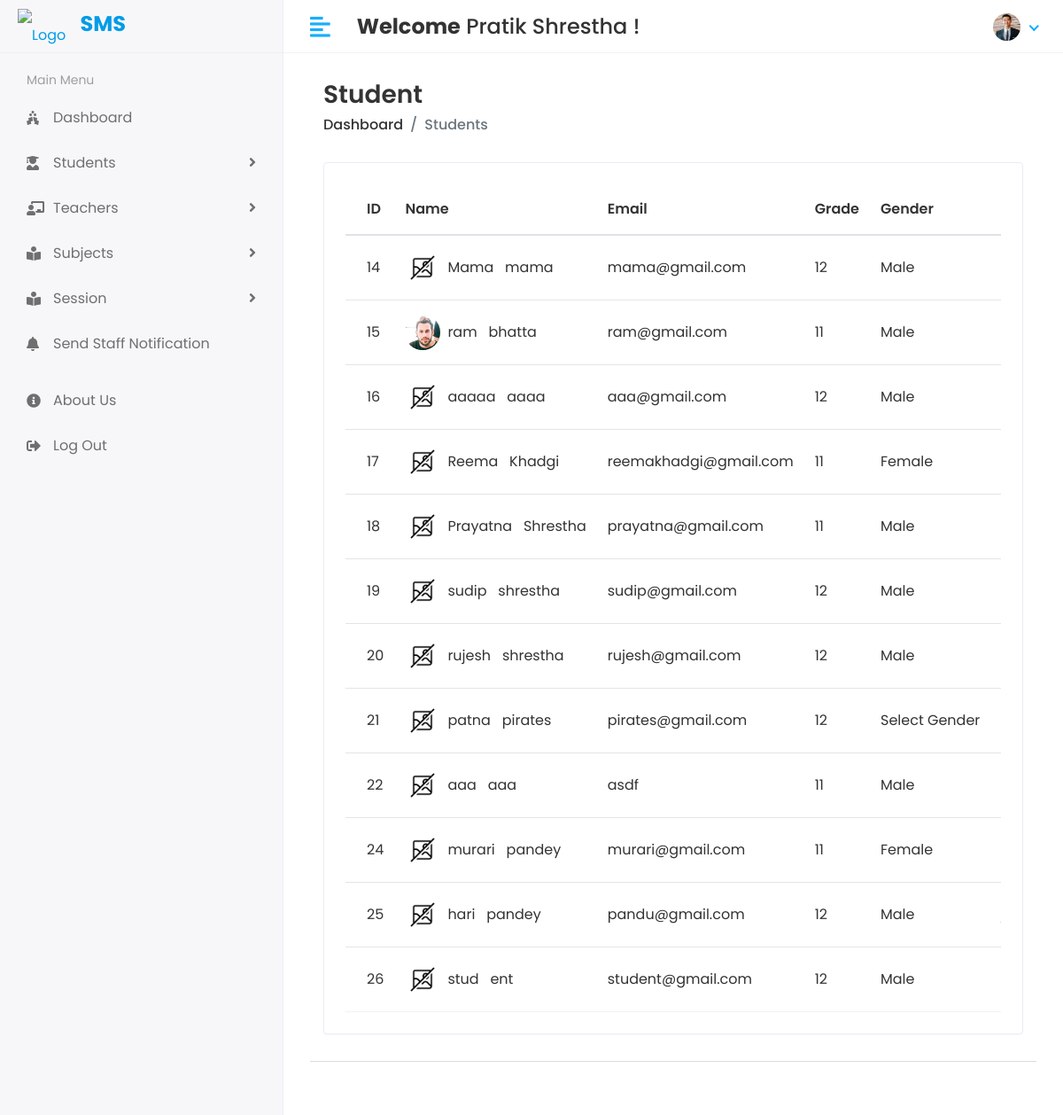
The app's page /Hod/Student/View (signed in) with its own data.
### sms/models.py (models this page shows, shortened)
class CustomUser(AbstractUser):
    USER_CHOICES = (
        (1, 'HOD'),
        (2, 'STAFF'),
        (3, 'STUDENT'),
    )
    user_type = models.CharField(choices=USER_CHOICES, max_length=50, default=1)
    profile_pic = models.ImageField(upload_to='media/profile_pic')

class Student(models.Model):
    admin =models.OneToOneField(CustomUser,on_delete=models.CASCADE)
    address=models.TextField()
    gender=models.CharField(max_length=100)
    course_id = models.ForeignKey(Course,on_delete=models.DO_NOTHING,default=1)
    session_year_id=models.ForeignKey(Session_Year,on_delete=models.DO_NOTHING)
    created_at=models.DateTimeField(auto_now_add=True)
    updated_at=models.DateTimeField(auto_now=True)

class Course(models.Model):
    name = models.CharField(max_length=100)
    created_at = models.DateTimeField(auto_now_add=True)
    updated_at = models.DateTimeField(auto_now=True)

### student_management_system/Hod_Views.py (the view)
# urls.py: path('Hod/Student/View',Hod_Views.VIEW_STUDENT,name='view_student'),
@login_required(login_url='/')
def VIEW_STUDENT(request):
    student= Student.objects.all()
    context={
        'student': student,
    }
    return render(request,'Hod/view_student.html',context)

### templates/Hod/view_student.html (shortened to what this page needs)
{% extends 'base.html' %}
{% load static %}
{% block content %}
<div class="content container-fluid">
    <div class="page-header">
       <div class="row align-items-center">
          <div class="col">
             <h3 class="page-title">Student</h3>
             <ul class="breadcrumb">
                <li class="breadcrumb-item"><a href="index.html">Dashboard</a></li>
                <li class="breadcrumb-item active">Students</li>
             </ul>
          </div>
       </div>
    </div>
    <div class="row">
       <div class="col-sm-12">
          <div class="card card-table">
             <div class="card-body">
                <div class="table-responsive">
                   <table class="table table-hover table-center mb-0 ">
                      <thead>
                         <tr>
                            <th>ID</th>
                            <th>Name</th>
                            <th>Email</th>
                            <th>Grade</th>
                            <th>Gender</th>
                            <th>Address</th>
                         </tr>
                      </thead>
                      <tbody>
                        {% for i in student %}
                        <tr>
                            <td>{{i.id}}</td>
                            <td>
                               <h2 class="table-avatar">
                                {% if i.admin.profile_pic %}
                                    <a  class="avatar avatar-sm mr-2"><img class="avatar-img rounded-circle" src="/{{i.admin.profile_pic}}" alt="User Image"></a>
                                {% else %}
                                    <a  class="avatar avatar-sm mr-2"><img class="avatar-img rounded-circle" src="{% static 'assets/img/NoImg.png'%}" alt="No Image"></a>
                                {% endif %}
                                {{i.admin.first_name}} &nbsp; {{i.admin.last_name}}</a>
                               </h2>
                            </td>
                            <td>{{i.admin.email}}</td>
                            <td>{{i.course_id.name}}</td>
                            <td>{{i.gender}}</td>
                            <td>{{i.address}}</td>
                         </tr>
                         {% endfor %}
                      </tbody>
                   </table>
                </div>
             </div>
          </div>
       </div>
    </div>
 </div>
{% endblock %}

### templates/includes/header.html (shortened to what this page needs)
{% load static %}
<div class="header">
    <div class="header-left">
        <a class="logo">
            <span style="display: inline-block;">
                <img src="{% static 'assets/img/college.jpg' %}" alt="Logo" style="vertical-align: middle; " >
                <h4 style="display: inline-block; margin-left: 12px;"><strong>SMS</strong></h4>
            </span>
        </a>
    </div>
    <a href="javascript:void(0);" id="toggle_btn">
    <i class="fas fa-align-left"></i>
    </a>
    <div class="top-nav-search mt-3">
        <h4><strong>Welcome</strong>&nbsp;<span>{{user.first_name}} {{user.last_name}}</span>&nbsp;!</h4>
    </div>
    <ul class="nav user-menu">
        <li class="nav-item dropdown has-arrow">
            <a href="#" class="dropdown-toggle nav-link" data-toggle="dropdown">
            {% if user.profile_pic == "" %}
                <span class="user-img"><img class="rounded-circle" src="{% static 'assets/img/NoImg.png'%}" width="31" alt="Admin Madhav"></span>
            {% else %}
                <span class="user-img"><img class="rounded-circle" src="/{{user.profile_pic}}" width="31" alt="Admin Madhav"></span>
            {% endif %}
            </a>
        </li>
    </ul>
</div>

### static/assets/css/style.css (style rules this page uses)
html { height: 100%; }
body { background-color: #fff; color: #333; font-family: 'Poppins', sans-serif; font-size: 1rem; height: 100%; line-height: 1.5; overflow-x: hidden; }
h1, h2, h3, h4, h5, h6 { font-family: 'Poppins', sans-serif; margin-top: 0; }
a { color: #009ce7; }
input, button, a { transition: all 0.4s ease; -moz-transition: all 0.4s ease; -o-transition: all 0.4s ease; -ms-transition: all 0.4s ease; -webkit-transition: all 0.4s ease; }
ul, ol { padding: 0px; list-style: none; }
.table { color: #333; max-width: 100%; margin-bottom: 0; width: 100%; }
table.table td h2 { display: inline-block; font-size: inherit; font-weight: 400; margin: 0; padding: 0; vertical-align: middle; }
table.table td h2.table-avatar { align-items: center; display: inline-flex; font-size: inherit; font-weight: 400; margin: 0; padding: 0; vertical-align: middle; white-space: nowrap; }
table.table td h2 a { color: #333; }
.table thead tr th { font-weight: 600; }
.table tbody tr { border-bottom: 1px solid rgba(0, 0, 0, 0.05); }
.table.table-center td, .table.table-center th { vertical-align: middle; }
.card-table .card-body .table > thead > tr > th { border-top: 0; }
.card-table .card-body .table tr td:first-child, .card-table .card-body .table tr th:first-child { padding-left: 1.5rem; }
.card-table .table td, .card-table .table th { border-top: 1px solid #e2e5e8; padding: 1rem 0.75rem; white-space: nowrap; }
.card { border: 1px solid #ececf5; box-shadow: 0 1px 3px 0 rgba(0, 0, 0, 0.03); margin-bottom: 1.875rem; }
.card-body { padding: 1.5rem; }
.avatar { position: relative; display: inline-block; width: 3rem; height: 3rem }
.avatar > img { width: 100%; height: 100%; -o-object-fit: cover; object-fit: cover; }
.avatar-sm { width: 2.5rem; height: 2.5rem; }
.header { background-color: #fff; border-bottom: 1px solid #f3f3f4; left: 0; position: fixed; right: 0; top: 0; z-index: 1001; height: 60px; }
.header .header-left { float: left; height: 60px; padding: 0 20px; position: relative; width: 320px; z-index: 1; transition: all 0.2s ease-in-out; background-color: #f7f7fa; border-bottom: 1px solid #efefef; border-right: 1px solid #ececf5; display: flex; align-items: center; }
.header .header-left .logo { display: inline-block; line-height: 60px; }
.header .header-left .logo img { max-height: 40px; width: auto; }
.header .dropdown-toggle:after { display: none; }
.header .has-arrow .dropdown-toggle:after { border-top: 0; border-left: 0; border-bottom: 2px solid #18aefa; border-right: 2px solid #18aefa; content: ''; height: 8px; display: inline-block; pointer-events: none; -webkit-transform-origin: 66% 66%; -ms-transform-origin: 66% 66%; transform-origin: 66% 66%; -webkit-transform: rotate(45deg); -ms-transform: rotate(45deg); transform: rotate(45deg); -webkit-transition: all 0.15s ease-in-out; transition: all 0.15s ease-in-out; width: 8px; vertical-align: 0px; }
.user-menu { float: right; margin: 0; position: relative; z-index: 99; padding-right: 15px; }
.user-menu.nav > li > a { color: #a0a0a0; font-size: 14px; line-height: 58px; padding: 0 15px; height: 60px; }
.user-img { margin-right: 3px; position: relative; }
.top-nav-search { float: left; margin-left: 15px; }
.page-header { margin-bottom: 1.875rem; }
.page-header .breadcrumb { background-color: transparent; color: #6c757d; font-size: 1rem; font-weight: 500; margin-bottom: 0; padding: 0; }
.page-header .breadcrumb a { color: #333; }
.page-title { font-size: 28px; font-weight: 600; color: #333; margin-bottom: 5px; }
@media (min-width: 992px) { #toggle_btn { align-items: center; color: #18aefa; display: inline-flex; float: left; font-size: 26px; height: 60px; justify-content: center; margin-left: 15px; padding: 0 15px; } }

### records on screen
CustomUser: first_name "Pratik", last_name "Shrestha", profile_pic (picture)
Student: id "14", admin.first_name "Mama", admin.last_name "mama", admin.email "mama@gmail.com", course_id.name "12", gender "Male"
Student: id "15", admin.profile_pic (picture), admin.first_name "ram", admin.last_name "bhatta", admin.email "ram@gmail.com", course_id.name "11", gender "Male"
Student: id "16", admin.first_name "aaaaa", admin.last_name "aaaa", admin.email "aaa@gmail.com", course_id.name "12", gender "Male"
Student: id "17", admin.first_name "Reema", admin.last_name "Khadgi", admin.email "reemakhadgi@gmail.com", course_id.name "11", gender "Female"
Student: id "18", admin.first_name "Prayatna", admin.last_name "Shrestha", admin.email "prayatna@gmail.com", course_id.name "11", gender "Male"
Student: id "19", admin.first_name "sudip", admin.last_name "shrestha", admin.email "sudip@gmail.com", course_id.name "12", gender "Male"
Student: id "20", admin.first_name "rujesh", admin.last_name "shrestha", admin.email "rujesh@gmail.com", course_id.name "12", gender "Male"
Student: id "21", admin.first_name "patna", admin.last_name "pirates", admin.email "pirates@gmail.com", course_id.name "12", gender "Select Gender"
Student: id "22", admin.first_name "aaa", admin.last_name "aaa", admin.email "asdf", course_id.name "11", gender "Male"
Student: id "24", admin.first_name "murari", admin.last_name "pandey", admin.email "murari@gmail.com", course_id.name "11", gender "Female"
Student: id "25", admin.first_name "hari", admin.last_name "pandey", admin.email "pandu@gmail.com", course_id.name "12", gender "Male"
Student: id "26", admin.first_name "stud", admin.last_name "ent", admin.email "student@gmail.com", course_id.name "12", gender "Male"
